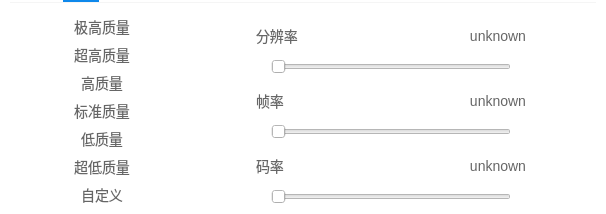
            <widget class="QWidget" name="m_tabVideoConfig">
             <property name="styleSheet">
              <string notr="true">background-color: #ffffff;</string>
             </property>
             <attribute name="title">
              <string>视频参数</string>
             </attribute>
             <layout class="QVBoxLayout" name="verticalLayout_16">
              <property name="spacing">
               <number>0</number>
              </property>
              <property name="leftMargin">
               <number>0</number>
              </property>
              <property name="topMargin">
               <number>0</number>
              </property>
              <property name="rightMargin">
               <number>0</number>
              </property>
              <property name="bottomMargin">
               <number>0</number>
              </property>
              <item>
               <widget class="Line" name="m_lineVideoConfig">
                <property name="minimumSize">
                 <size>
                  <width>0</width>
                  <height>2</height>
                 </size>
                </property>
                <property name="maximumSize">
                 <size>
                  <width>16777215</width>
                  <height>2</height>
                 </size>
                </property>
                <property name="styleSheet">
                 <string notr="true">margin-left: 63px;
margin-right:507px;
border: none;
background-color: #0e88eb;</string>
                </property>
                <property name="orientation">
                 <enum>Qt::Horizontal</enum>
                </property>
               </widget>
              </item>
              <item>
               <widget class="Line" name="m_lineLongVideoConfig">
                <property name="minimumSize">
                 <size>
                  <width>0</width>
                  <height>1</height>
                 </size>
                </property>
                <property name="maximumSize">
                 <size>
                  <width>16777215</width>
                  <height>1</height>
                 </size>
                </property>
                <property name="styleSheet">
                 <string notr="true">margin-left: 10px;
margin-right: 10px;
background-color: #f5f5f5;
border: none;</string>
                </property>
                <property name="orientation">
                 <enum>Qt::Horizontal</enum>
                </property>
               </widget>
              </item>
              <item>
               <layout class="QHBoxLayout" name="horizontalLayout_13">
                <property name="spacing">
                 <number>0</number>
                </property>
                <property name="leftMargin">
                 <number>0</number>
                </property>
                <property name="rightMargin">
                 <number>0</number>
                </property>
                <item>
                 <spacer name="horizontalSpacer_5">
                  <property name="orientation">
                   <enum>Qt::Horizontal</enum>
                  </property>
                  <property name="sizeType">
                   <enum>QSizePolicy::Fixed</enum>
                  </property>
                  <property name="sizeHint" stdset="0">
                   <size>
                    <width>32</width>
                    <height>10</height>
                   </size>
                  </property>
                 </spacer>
                </item>
                <item>
                 <layout class="QVBoxLayout" name="verticalLayout_14">
                  <property name="spacing">
                   <number>0</number>
                  </property>
                  <item>
                   <spacer name="verticalSpacer_19">
                    <property name="orientation">
                     <enum>Qt::Vertical</enum>
                    </property>
                    <property name="sizeType">
                     <enum>QSizePolicy::Fixed</enum>
                    </property>
                    <property name="sizeHint" stdset="0">
                     <size>
                      <width>20</width>
                      <height>10</height>
                     </size>
                    </property>
                   </spacer>
                  </item>
                  <item>
                   <widget class="QPushButton" name="m_bExtremelyHigh">
                    <property name="minimumSize">
                     <size>
                      <width>140</width>
                      <height>28</height>
                     </size>
                    </property>
                    <property name="maximumSize">
                     <size>
                      <width>140</width>
                      <height>28</height>
                     </size>
                    </property>
                    <property name="styleSheet">
                     <string notr="true">QPushButton:!hover{
     font-family: 微软雅黑;
     font-size: 14px;
	 color: #666666;
	 background-color: #ffffff;
	 border: none;
 }

 QPushButton:hover{
     font-family: 微软雅黑;
     font-size: 14px;
	 color: #0e88eb;
	 border: none;
	 background-color: #ffffff;
 }
 
 QPushButton:checked{
     font-family: 微软雅黑;
     font-size: 14px;
	 border: none;
	 background-color: #0e88eb;
     color: #ffffff;
 }</string>
                    </property>
                    <property name="text">
                     <string>极高质量</string>
                    </property>
                    <property name="checkable">
                     <bool>true</bool>
                    </property>
                   </widget>
                  </item>
                  <item>
                   <widget class="QPushButton" name="m_bSuperHigh">
                    <property name="minimumSize">
                     <size>
                      <width>140</width>
                      <height>28</height>
                     </size>
                    </property>
                    <property name="maximumSize">
                     <size>
                      <width>140</width>
                      <height>28</height>
                     </size>
                    </property>
                    <property name="styleSheet">
                     <string notr="true">QPushButton:!hover{
     font-family: 微软雅黑;
     font-size: 14px;
	 color: #666666;
	 background-color: #ffffff;
	 border: none;
 }

 QPushButton:hover{
     font-family: 微软雅黑;
     font-size: 14px;
	 color: #0e88eb;
	 border: none;
	 background-color: #ffffff;
 }
 
 QPushButton:checked{
     font-family: 微软雅黑;
     font-size: 14px;
	 border: none;
	 background-color: #0e88eb;
     color: #ffffff;
 }</string>
                    </property>
                    <property name="text">
                     <string>超高质量</string>
                    </property>
                    <property name="checkable">
                     <bool>true</bool>
                    </property>
                   </widget>
                  </item>
                  <item>
                   <widget class="QPushButton" name="m_bHigh">
                    <property name="minimumSize">
                     <size>
                      <width>140</width>
                      <height>28</height>
                     </size>
                    </property>
                    <property name="maximumSize">
                     <size>
                      <width>140</width>
                      <height>28</height>
                     </size>
                    </property>
                    <property name="styleSheet">
                     <string notr="true">QPushButton:!hover{
     font-family: 微软雅黑;
     font-size: 14px;
	 color: #666666;
	 background-color: #ffffff;
	 border: none;
 }

 QPushButton:hover{
     font-family: 微软雅黑;
     font-size: 14px;
	 color: #0e88eb;
	 border: none;
	 background-color: #ffffff;
 }
 
 QPushButton:checked{
     font-family: 微软雅黑;
     font-size: 14px;
	 border: none;
	 background-color: #0e88eb;
     color: #ffffff;
 }</string>
                    </property>
                    <property name="text">
                     <string>高质量</string>
                    </property>
                    <property name="checkable">
                     <bool>true</bool>
                    </property>
                   </widget>
                  </item>
                  <item>
                   <widget class="QPushButton" name="m_bStandard">
                    <property name="minimumSize">
                     <size>
                      <width>140</width>
                      <height>28</height>
                     </size>
                    </property>
                    <property name="maximumSize">
                     <size>
                      <width>140</width>
                      <height>28</height>
                     </size>
                    </property>
                    <property name="styleSheet">
                     <string notr="true">QPushButton:!hover{
     font-family: 微软雅黑;
     font-size: 14px;
	 color: #666666;
	 background-color: #ffffff;
	 border: none;
 }

 QPushButton:hover{
     font-family: 微软雅黑;
     font-size: 14px;
	 color: #0e88eb;
	 border: none;
	 background-color: #ffffff;
 }
 
 QPushButton:checked{
     font-family: 微软雅黑;
     font-size: 14px;
	 border: none;
	 background-color: #0e88eb;
     color: #ffffff;
 }</string>
                    </property>
                    <property name="text">
                     <string>标准质量</string>
                    </property>
                    <property name="checkable">
                     <bool>true</bool>
                    </property>
                   </widget>
                  </item>
                  <item>
                   <widget class="QPushButton" name="m_bLow">
                    <property name="minimumSize">
                     <size>
                      <width>140</width>
                      <height>28</height>
                     </size>
                    </property>
                    <property name="maximumSize">
                     <size>
                      <width>140</width>
                      <height>28</height>
                     </size>
                    </property>
                    <property name="styleSheet">
                     <string notr="true">QPushButton:!hover{
     font-family: 微软雅黑;
     font-size: 14px;
	 color: #666666;
	 background-color: #ffffff;
	 border: none;
 }

 QPushButton:hover{
     font-family: 微软雅黑;
     font-size: 14px;
	 color: #0e88eb;
	 border: none;
	 background-color: #ffffff;
 }
 
 QPushButton:checked{
     font-family: 微软雅黑;
     font-size: 14px;
	 border: none;
	 background-color: #0e88eb;
     color: #ffffff;
 }</string>
                    </property>
                    <property name="text">
                     <string>低质量</string>
                    </property>
                    <property name="checkable">
                     <bool>true</bool>
                    </property>
                   </widget>
                  </item>
                  <item>
                   <widget class="QPushButton" name="m_bSuperLow">
                    <property name="minimumSize">
                     <size>
                      <width>140</width>
                      <height>28</height>
                     </size>
                    </property>
                    <property name="maximumSize">
                     <size>
                      <width>140</width>
                      <height>28</height>
                     </size>
                    </property>
                    <property name="styleSheet">
                     <string notr="true">QPushButton:!hover{
     font-family: 微软雅黑;
     font-size: 14px;
	 color: #666666;
	 background-color: #ffffff;
	 border: none;
 }

 QPushButton:hover{
     font-family: 微软雅黑;
     font-size: 14px;
	 color: #0e88eb;
	 border: none;
	 background-color: #ffffff;
 }
 
 QPushButton:checked{
     font-family: 微软雅黑;
     font-size: 14px;
	 border: none;
	 background-color: #0e88eb;
     color: #ffffff;
 }</string>
                    </property>
                    <property name="text">
                     <string>超低质量</string>
                    </property>
                    <property name="checkable">
                     <bool>true</bool>
                    </property>
                   </widget>
                  </item>
                  <item>
                   <widget class="QPushButton" name="m_bCustom">
                    <property name="minimumSize">
                     <size>
                      <width>140</width>
                      <height>28</height>
                     </size>
                    </property>
                    <property name="maximumSize">
                     <size>
                      <width>140</width>
                      <height>28</height>
                     </size>
                    </property>
                    <property name="styleSheet">
                     <string notr="true">QPushButton:!hover{
     font-family: 微软雅黑;
     font-size: 14px;
	 color: #666666;
	 background-color: #ffffff;
	 border: none;
 }

 QPushButton:hover{
     font-family: 微软雅黑;
     font-size: 14px;
	 color: #0e88eb;
	 border: none;
	 background-color: #ffffff;
 }
 
 QPushButton:checked{
     font-family: 微软雅黑;
     font-size: 14px;
	 border: none;
	 background-color: #0e88eb;
     color: #ffffff;
 }</string>
                    </property>
                    <property name="text">
                     <string>自定义</string>
                    </property>
                    <property name="checkable">
                     <bool>true</bool>
                    </property>
                   </widget>
                  </item>
                 </layout>
                </item>
                <item>
                 <spacer name="horizontalSpacer_6">
                  <property name="orientation">
                   <enum>Qt::Horizontal</enum>
                  </property>
                  <property name="sizeType">
                   <enum>QSizePolicy::Fixed</enum>
                  </property>
                  <property name="sizeHint" stdset="0">
                   <size>
                    <width>84</width>
                    <height>20</height>
                   </size>
                  </property>
                 </spacer>
                </item>
                <item>
                 <layout class="QVBoxLayout" name="verticalLayout_15">
                  <property name="spacing">
                   <number>0</number>
                  </property>
                  <property name="leftMargin">
                   <number>0</number>
                  </property>
                  <property name="topMargin">
                   <number>0</number>
                  </property>
                  <item>
                   <spacer name="verticalSpacer_12">
                    <property name="orientation">
                     <enum>Qt::Vertical</enum>
                    </property>
                    <property name="sizeType">
                     <enum>QSizePolicy::Fixed</enum>
                    </property>
                    <property name="sizeHint" stdset="0">
                     <size>
                      <width>22</width>
                      <height>22</height>
                     </size>
                    </property>
                   </spacer>
                  </item>
                  <item>
                   <layout class="QHBoxLayout" name="horizontalLayout_6">
                    <property name="spacing">
                     <number>0</number>
                    </property>
                    <item>
                     <widget class="QLabel" name="m_lbResolution">
                      <property name="styleSheet">
                       <string notr="true"> QLabel{
     font-family: 微软雅黑;
     font-size: 14px;
	 color: #666666;
 }</string>
                      </property>
                      <property name="text">
                       <string>分辨率</string>
                      </property>
                     </widget>
                    </item>
                    <item>
                     <widget class="QLabel" name="m_lbValueResolution">
                      <property name="layoutDirection">
                       <enum>Qt::LeftToRight</enum>
                      </property>
                      <property name="styleSheet">
                       <string notr="true"> QLabel{
     font-family: 微软雅黑;
     font-size: 14px;
	 color: #666666;
 }</string>
                      </property>
                      <property name="text">
                       <string>unknown</string>
                      </property>
                      <property name="alignment">
                       <set>Qt::AlignRight|Qt::AlignTrailing|Qt::AlignVCenter</set>
                      </property>
                     </widget>
                    </item>
                   </layout>
                  </item>
                  <item>
                   <spacer name="verticalSpacer_13">
                    <property name="orientation">
                     <enum>Qt::Vertical</enum>
                    </property>
                    <property name="sizeType">
                     <enum>QSizePolicy::Fixed</enum>
                    </property>
                    <property name="sizeHint" stdset="0">
                     <size>
                      <width>12</width>
                      <height>12</height>
                     </size>
                    </property>
                   </spacer>
                  </item>
                  <item>
                   <layout class="QHBoxLayout" name="horizontalLayout_8">
                    <item>
                     <widget class="ZegoStateButton" name="m_bResolutionDown">
                      <property name="minimumSize">
                       <size>
                        <width>15</width>
                        <height>15</height>
                       </size>
                      </property>
                      <property name="maximumSize">
                       <size>
                        <width>15</width>
                        <height>15</height>
                       </size>
                      </property>
                      <property name="focusPolicy">
                       <enum>Qt::TabFocus</enum>
                      </property>
                      <property name="layoutDirection">
                       <enum>Qt::LeftToRight</enum>
                      </property>
                      <property name="styleSheet">
                       <string notr="true"/>
                      </property>
                      <property name="text">
                       <string/>
                      </property>
                      <property name="iconSize">
                       <size>
                        <width>15</width>
                        <height>15</height>
                       </size>
                      </property>
                      <property name="flat">
                       <bool>true</bool>
                      </property>
                     </widget>
                    </item>
                    <item>
                     <widget class="ZegoSlider" name="m_sliderResolution">
                      <property name="minimumSize">
                       <size>
                        <width>240</width>
                        <height>0</height>
                       </size>
                      </property>
                      <property name="maximum">
                       <number>9</number>
                      </property>
                      <property name="pageStep">
                       <number>1</number>
                      </property>
                      <property name="orientation">
                       <enum>Qt::Horizontal</enum>
                      </property>
                     </widget>
                    </item>
                    <item>
                     <widget class="ZegoStateButton" name="m_bResolutionUp">
                      <property name="minimumSize">
                       <size>
                        <width>15</width>
                        <height>15</height>
                       </size>
                      </property>
                      <property name="maximumSize">
                       <size>
                        <width>15</width>
                        <height>15</height>
                       </size>
                      </property>
                      <property name="styleSheet">
                       <string notr="true"/>
                      </property>
                      <property name="text">
                       <string/>
                      </property>
                      <property name="flat">
                       <bool>true</bool>
                      </property>
                     </widget>
                    </item>
                   </layout>
                  </item>
                  <item>
                   <spacer name="verticalSpacer_14">
                    <property name="orientation">
                     <enum>Qt::Vertical</enum>
                    </property>
                    <property name="sizeType">
                     <enum>QSizePolicy::Fixed</enum>
                    </property>
                    <property name="sizeHint" stdset="0">
                     <size>
                      <width>16</width>
                      <height>16</height>
                     </size>
                    </property>
                   </spacer>
                  </item>
                  <item>
                   <layout class="QHBoxLayout" name="horizontalLayout_9">
                    <item>
                     <widget class="QLabel" name="m_lbFPS">
                      <property name="styleSheet">
                       <string notr="true"> QLabel{
     font-family: 微软雅黑;
     font-size: 14px;
	 color: #666666;
 }</string>
                      </property>
                      <property name="text">
                       <string>帧率</string>
                      </property>
                     </widget>
                    </item>
                    <item>
                     <widget class="QLabel" name="m_lbValueFPS">
                      <property name="styleSheet">
                       <string notr="true"> QLabel{
     font-family: 微软雅黑;
     font-size: 14px;
	 color: #666666;
 }</string>
                      </property>
                      <property name="text">
                       <string>unknown</string>
                      </property>
                      <property name="alignment">
                       <set>Qt::AlignRight|Qt::AlignTrailing|Qt::AlignVCenter</set>
                      </property>
                     </widget>
                    </item>
                   </layout>
                  </item>
                  <item>
                   <spacer name="verticalSpacer_15">
                    <property name="orientation">
                     <enum>Qt::Vertical</enum>
                    </property>
                    <property name="sizeType">
                     <enum>QSizePolicy::Fixed</enum>
                    </property>
                    <property name="sizeHint" stdset="0">
                     <size>
                      <width>12</width>
                      <height>12</height>
                     </size>
                    </property>
                   </spacer>
                  </item>
                  <item>
                   <layout class="QHBoxLayout" name="horizontalLayout_10">
                    <item>
                     <widget class="ZegoStateButton" name="m_bFPSDown">
                      <property name="minimumSize">
                       <size>
                        <width>15</width>
                        <height>15</height>
                       </size>
                      </property>
                      <property name="maximumSize">
                       <size>
                        <width>15</width>
                        <height>15</height>
                       </size>
                      </property>
                      <property name="styleSheet">
                       <string notr="true"/>
                      </property>
                      <property name="text">
                       <string/>
                      </property>
                      <property name="flat">
                       <bool>true</bool>
                      </property>
                     </widget>
                    </item>
                    <item>
                     <widget class="ZegoSlider" name="m_sliderFPS">
                      <property name="minimumSize">
                       <size>
                        <width>240</width>
                        <height>0</height>
                       </size>
                      </property>
                      <property name="maximum">
                       <number>5</number>
                      </property>
                      <property name="pageStep">
                       <number>1</number>
                      </property>
                      <property name="orientation">
                       <enum>Qt::Horizontal</enum>
                      </property>
                     </widget>
                    </item>
                    <item>
                     <widget class="ZegoStateButton" name="m_bFPSUp">
                      <property name="minimumSize">
                       <size>
                        <width>15</width>
                        <height>15</height>
                       </size>
                      </property>
                      <property name="maximumSize">
                       <size>
                        <width>15</width>
                        <height>15</height>
                       </size>
                      </property>
                      <property name="styleSheet">
                       <string notr="true"/>
                      </property>
                      <property name="text">
                       <string/>
                      </property>
                      <property name="flat">
                       <bool>true</bool>
                      </property>
                     </widget>
                    </item>
                   </layout>
                  </item>
                  <item>
                   <spacer name="verticalSpacer_16">
                    <property name="orientation">
                     <enum>Qt::Vertical</enum>
                    </property>
                    <property name="sizeType">
                     <enum>QSizePolicy::Fixed</enum>
                    </property>
                    <property name="sizeHint" stdset="0">
                     <size>
                      <width>20</width>
                      <height>16</height>
                     </size>
                    </property>
                   </spacer>
                  </item>
                  <item>
                   <layout class="QHBoxLayout" name="horizontalLayout_11">
                    <item>
                     <widget class="QLabel" name="m_lbBitrate">
                      <property name="styleSheet">
                       <string notr="true"> QLabel{
     font-family: 微软雅黑;
     font-size: 14px;
	 color: #666666;
 }</string>
                      </property>
                      <property name="text">
                       <string>码率</string>
                      </property>
                     </widget>
                    </item>
                    <item>
                     <widget class="QLabel" name="m_lbValueBitrate">
                      <property name="styleSheet">
                       <string notr="true"> QLabel{
     font-family: 微软雅黑;
     font-size: 14px;
	 color: #666666;
 }</string>
                      </property>
                      <property name="text">
                       <string>unknown</string>
                      </property>
                      <property name="alignment">
                       <set>Qt::AlignRight|Qt::AlignTrailing|Qt::AlignVCenter</set>
                      </property>
                     </widget>
                    </item>
                   </layout>
                  </item>
                  <item>
                   <spacer name="verticalSpacer_17">
                    <property name="orientation">
                     <enum>Qt::Vertical</enum>
                    </property>
                    <property name="sizeType">
                     <enum>QSizePolicy::Fixed</enum>
                    </property>
                    <property name="sizeHint" stdset="0">
                     <size>
                      <width>20</width>
                      <height>12</height>
                     </size>
                    </property>
                   </spacer>
                  </item>
                  <item>
                   <layout class="QHBoxLayout" name="horizontalLayout_12">
                    <item>
                     <widget class="ZegoStateButton" name="m_bBitrateDown">
                      <property name="minimumSize">
                       <size>
                        <width>15</width>
                        <height>15</height>
                       </size>
                      </property>
                      <property name="maximumSize">
                       <size>
                        <width>15</width>
                        <height>15</height>
                       </size>
                      </property>
                      <property name="styleSheet">
                       <string notr="true"/>
                      </property>
                      <property name="text">
                       <string/>
                      </property>
                      <property name="flat">
                       <bool>true</bool>
                      </property>
                     </widget>
                    </item>
                    <item>
                     <widget class="ZegoSlider" name="m_sliderBitrate">
                      <property name="sizePolicy">
                       <sizepolicy hsizetype="Expanding" vsizetype="Fixed">
                        <horstretch>0</horstretch>
                        <verstretch>0</verstretch>
                       </sizepolicy>
                      </property>
                      <property name="minimumSize">
                       <size>
                        <width>240</width>
                        <height>0</height>
                       </size>
                      </property>
                      <property name="maximum">
                       <number>22</number>
                      </property>
                      <property name="pageStep">
                       <number>1</number>
                      </property>
                      <property name="orientation">
                       <enum>Qt::Horizontal</enum>
                      </property>
                     </widget>
                    </item>
                    <item>
                     <widget class="ZegoStateButton" name="m_bBitrateUp">
                      <property name="minimumSize">
                       <size>
                        <width>15</width>
                        <height>15</height>
                       </size>
                      </property>
                      <property name="maximumSize">
                       <size>
                        <width>15</width>
                        <height>15</height>
                       </size>
                      </property>
                      <property name="styleSheet">
                       <string notr="true"/>
                      </property>
                      <property name="text">
                       <string/>
                      </property>
                      <property name="flat">
                       <bool>true</bool>
                      </property>
                     </widget>
                    </item>
                   </layout>
                  </item>
                  <item>
                   <spacer name="verticalSpacer_18">
                    <property name="orientation">
                     <enum>Qt::Vertical</enum>
                    </property>
                    <property name="sizeType">
                     <enum>QSizePolicy::Fixed</enum>
                    </property>
                    <property name="sizeHint" stdset="0">
                     <size>
                      <width>20</width>
                      <height>10</height>
                     </size>
                    </property>
                   </spacer>
                  </item>
                 </layout>
                </item>
                <item>
                 <spacer name="horizontalSpacer_7">
                  <property name="orientation">
                   <enum>Qt::Horizontal</enum>
                  </property>
                  <property name="sizeType">
                   <enum>QSizePolicy::Fixed</enum>
                  </property>
                  <property name="sizeHint" stdset="0">
                   <size>
                    <width>80</width>
                    <height>20</height>
                   </size>
                  </property>
                 </spacer>
                </item>
               </layout>
              </item>
             </layout>
            </widget>
